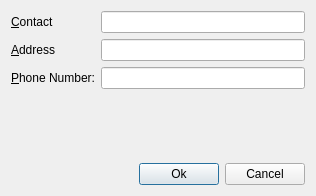
<ui version="4.0" >
 <class>EditDialog</class>
 <widget class="QDialog" name="EditDialog" >
  <property name="geometry" >
   <rect>
    <x>0</x>
    <y>0</y>
    <width>316</width>
    <height>196</height>
   </rect>
  </property>
  <property name="windowTitle" >
   <string>EditDialog</string>
  </property>
  <layout class="QGridLayout" >
   <item row="2" column="0" >
    <widget class="QLabel" name="label_2_2" >
     <property name="text" >
      <string>&amp;Phone Number:</string>
     </property>
     <property name="buddy" >
      <cstring>phoneLineEdit</cstring>
     </property>
    </widget>
   </item>
   <item row="0" column="1" colspan="3" >
    <widget class="QLineEdit" name="contactLineEdit" />
   </item>
   <item row="2" column="1" colspan="3" >
    <widget class="QLineEdit" name="phoneLineEdit" />
   </item>
   <item row="1" column="1" colspan="3" >
    <widget class="QLineEdit" name="addressLineEdit" />
   </item>
   <item row="3" column="2" >
    <spacer>
     <property name="orientation" >
      <enum>Qt::Vertical</enum>
     </property>
     <property name="sizeHint" >
      <size>
       <width>20</width>
       <height>40</height>
      </size>
     </property>
    </spacer>
   </item>
   <item row="4" column="2" >
    <widget class="QPushButton" name="okButton" >
     <property name="text" >
      <string>Ok</string>
     </property>
     <property name="default" >
      <bool>true</bool>
     </property>
    </widget>
   </item>
   <item row="4" column="3" >
    <widget class="QPushButton" name="cancelButton" >
     <property name="text" >
      <string>Cancel</string>
     </property>
    </widget>
   </item>
   <item row="0" column="0" >
    <widget class="QLabel" name="label" >
     <property name="text" >
      <string>&amp;Contact</string>
     </property>
     <property name="buddy" >
      <cstring>contactLineEdit</cstring>
     </property>
    </widget>
   </item>
   <item row="1" column="0" >
    <widget class="QLabel" name="label_2" >
     <property name="text" >
      <string>&amp;Address</string>
     </property>
     <property name="buddy" >
      <cstring>addressLineEdit</cstring>
     </property>
    </widget>
   </item>
   <item row="4" column="1" >
    <spacer>
     <property name="orientation" >
      <enum>Qt::Horizontal</enum>
     </property>
     <property name="sizeHint" >
      <size>
       <width>40</width>
       <height>20</height>
      </size>
     </property>
    </spacer>
   </item>
  </layout>
 </widget>
 <tabstops>
  <tabstop>contactLineEdit</tabstop>
  <tabstop>addressLineEdit</tabstop>
  <tabstop>phoneLineEdit</tabstop>
  <tabstop>okButton</tabstop>
  <tabstop>cancelButton</tabstop>
 </tabstops>
 <resources/>
 <connections>
  <connection>
   <sender>okButton</sender>
   <signal>clicked()</signal>
   <receiver>EditDialog</receiver>
   <slot>accept()</slot>
   <hints>
    <hint type="sourcelabel" >
     <x>287</x>
     <y>139</y>
    </hint>
    <hint type="destinationlabel" >
     <x>143</x>
     <y>106</y>
    </hint>
   </hints>
  </connection>
  <connection>
   <sender>cancelButton</sender>
   <signal>clicked()</signal>
   <receiver>EditDialog</receiver>
   <slot>reject()</slot>
   <hints>
    <hint type="sourcelabel" >
     <x>353</x>
     <y>132</y>
    </hint>
    <hint type="destinationlabel" >
     <x>191</x>
     <y>111</y>
    </hint>
   </hints>
  </connection>
 </connections>
</ui>
